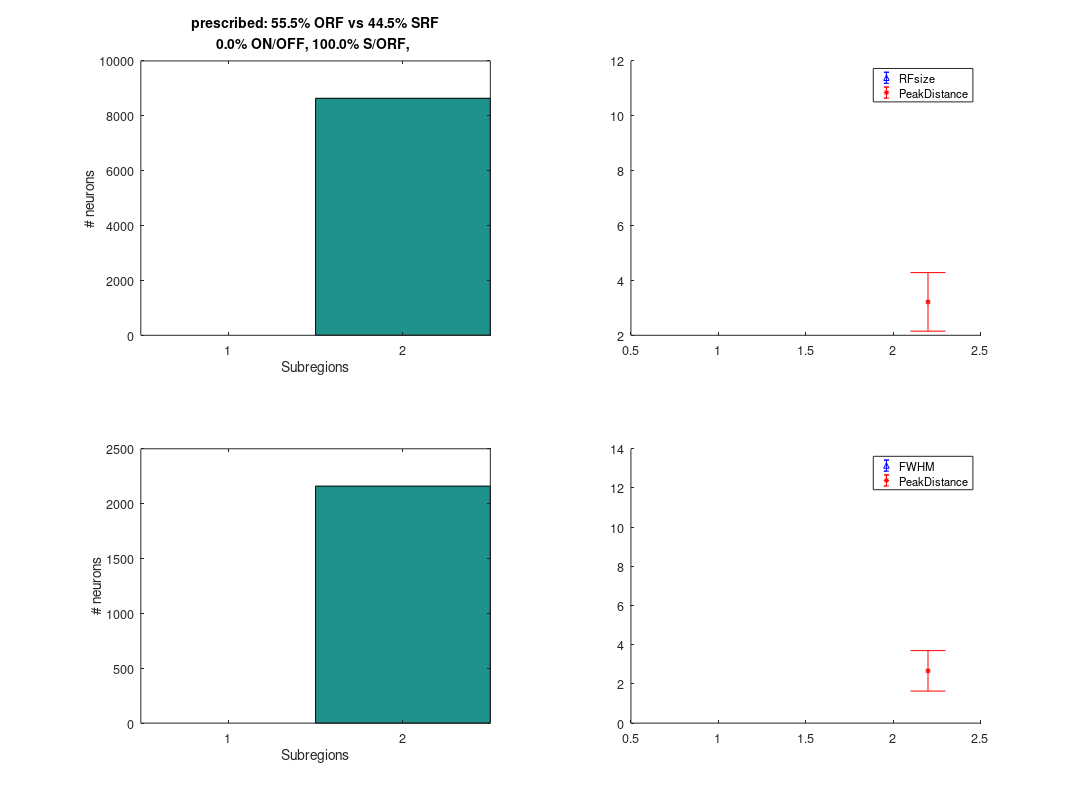

MATLAB code to generate this figure: (Note: this script raises an error after producing the figure.)
%% setup
drawSpecific = false;
p = struct;
p.YoudensIndex = 0.32;
p.profile = 'u'         % 'u' for uniform(single-value) profile for LGN connection strength, 'g' for gaussian
p.name = 'nd305-25s1-2';
enorm = 0.305; 
inorm = 0.25; 
enormStd = 0.1016;
inormStd = 0.1016;
p.h = 'png';
p.esigma0 = [10.5,0.1];
p.isigma0 = [10.5,0.1];
%p.isigma0 = p.esigma0 * 1.1;
p.eAspectR0 = [1.2;0.012];
p.iAspectR0 = [1.4;0.014];
%p.iAspectR0 = p.eAspectR0*1.19;
p.se = 1;  % connection strength
%p.si = 2;
p.si = 4/3.2875;
%p.si = 1;    %l
%p.si = 1;       %b
p.pCRF = 0.0;
pMono = 0;
ep = [0, pMono,	1-p.pCRF]; % 27% 3-Stripes Niell & Stryker 2008
FontSize = 14;
set(0,'DefaultAxesFontSize',FontSize);
pPosition = [18, 180, 1200, 900];
if ~isempty(p.h)
    if strcmp(p.h,'psc2')
        printDriver = ['-de',p.h];
        p.h = 'eps';
    else
        printDriver = ['-d',p.h];
    end
    dpi = '-r150';
end
multi = 1.2;
p.lgnx = 16;%*multi;
p.lgny = 16;%*multi;
% p.lgnx = 6;
% p.lgny = 6;
% p.uniformStrength = false;
p.uniformStrength = true;
p.ev1x = 60*multi; % column 60
p.ev1y = 100*multi;	% row 100
p.iv1x = 30*multi;    % 30
p.iv1y = 50*multi;    % 50

p.dE = 6.515;
p.dI = 13.03;
% p.lgnmax = 30;  % per square degree % 0.037 per squared lgn RF, 0.029 per circled LGN RF
p.lgn_offset = 0.02; % lgn position offset
p.v1_offset = 0.02;	% v1 position offset relative to distance to nearest neuron % not implemented
p.example = 32; % examples bigger than 16 will not be displayed.
p.sigmaTheta = 0/180*pi; % orientation fluctuation of subregion
% guassian parameters, to use cutoff uniform, put seed to -1;
p.dlgn = 5/(5/180*pi)^2; % corresponding to lgns per 25 square degree
p.seed = 911; % keep it fix, data file naming system doesn't have it.
rng(p.seed);
p.average = 3;
% guassian end
p.cbounde = sqrt(2);
p.cboundi = p.cbounde*1.1;
% p.cboundi = p.cbounde*1.0;
p.sbounde = 1;
p.sboundi = 1;
%p.si = 1;
% p.boundi = sqrt(2)+0.5;
% p.bound = 2*sqrt(2*log(2));

% p.pick = true; % only use picked lgn, change jlgn in adg_INPUT for FASTER lgn input rendering.
p.pick = false;
% p.drawOrientation = true;
p.drawOrientation = false;
% mouse visual space 
%	altitude:	-50,25
%	azimuth:	-25,150
%	biggest RF:	35 degrees in diameter
%	smallest RF: 10 degrees in diameter
%	percentage of ON/OFF dominating, 0.27 for layer2/3, 0.73 for layer4
% pMono = 0.4167; % combined Layer 2 and 3
% pMono = 0.27; % Layer 2 and 3 only
%ep = [0,	pMono*1,	0.73]; % 27% 3-Stripes Niell & Stryker 2008
% p.YoudensIndex = 0.5; % 0.32 for Liu et al 2010 online method
ip = [0,    0,  1];
% p.nSubTypeE = [1,2,2,3];
% p.nSubTypeE = [1,2,2];
% p.Etypes = {' ON-OFF',' ORF',' SRF',' 3-Stripes'};
% p.Etypes = {' ON-OFF',' ORF',' SRF'};
if p.pCRF==0
    p.Etypes = {' ORF',' SRF'};
    p.nSubTypeE = [2,2];
else
    p.Etypes = {' ORF',' SRF',' CRF'};
    p.nSubTypeE = [2,2,2];
end
p.Etypes = strcat('Exc',p.Etypes);
p.ntypeE = length(p.Etypes);
p.Itypes = {' ORF'};
p.nSubTypeI = [2];
p.Itypes = strcat('Inh',p.Itypes);
p.ntypeI = length(p.Itypes);
p.pOn = 0.85;
core = 26.06*multi;
% core = 5;
extend = 20;
p.multi = 1;

azimuth = [-25,150]./180.*pi;
altitude = [-50,25]./180.*pi;
p.fdr = ['lgn2v1map'];
if ~exist(p.fdr,'dir')
    mkdir(p.fdr);
end

p.pinwheel = [];
p.rlgn = 0.1555;
% p.pinwheel = [2,2];
% auto data
range = (p.multi*core+2*extend)./180.*pi;
brim = (diff(altitude)-range)/2;
p.lgn_altitude = [altitude(1)+brim,altitude(2)-brim];
brim = (diff(azimuth)-range)/2;
p.lgn_azimuth = [azimuth(1)+brim,azimuth(2)-brim];

range = (p.multi*core)./180.*pi;
brim = (diff(altitude)-range)/2;
p.v1_altitude = [altitude(1)+brim,altitude(2)-brim];
brim = (diff(azimuth)-range)/2;
p.v1_azimuth = [azimuth(1)+brim,azimuth(2)-brim];

p.nlgn = p.lgnx*p.lgny;

p.nv1i = p.iv1x*p.iv1y;
p.nv1e = p.ev1x*p.ev1y;
p.nv1 = p.nv1e + p.nv1i;

%% distribute RF in exc neuron
p_subregion = rand([p.nv1e,1]);
p.eSubregion = zeros(p.nv1e,1);
p.typeE = zeros(p.nv1e,1);
mostSubregion = length(ep)-1;
 % here sigma is only FWHM, later transformed to sigma
p.esigma = zeros(p.nv1e,mostSubregion);
if mostSubregion>1
	p.ePeakDistance = zeros(p.nv1e,mostSubregion-1);
end
p.eAspectRatio = zeros(p.nv1e,mostSubregion);
p.enormDistance = zeros(p.nv1e,1);
if pMono > 0
%%%%%%%%%%%%% ON-OFF dominating
ir = (p_subregion > ep(1) & p_subregion <= ep(2));
nir = sum(ir);
p.eSubregion(ir) = 1;

% on-off axis
p.esigma(ir,1) = (10.5 + randn([nir,1])*0.1)./180.*pi;
% orth
% p.eAspectRatio(ir,1) = (1.5 + randn([nir,1])*0.1);
temp = (p.eAspectR0(1) + randn([nir,1])*p.eAspectR0(2));
temp(temp<1) = 1;
p.eAspectRatio(ir,1) = temp;
p.typeE(ir) = 1;
end
%%%%%%%%%%%%%% SRF/ORF
    ir = (p_subregion > ep(2) & p_subregion <= ep(3));
    nir = sum(ir);
    p.eSubregion(ir) = 2;
    
    % on-off axis
    p.esigma(ir,1) = (p.esigma0(1) + randn([nir,1])*p.esigma0(2))./180.*pi;
    p.esigma(ir,2) = p.esigma(ir,1);
    % peak distance
    % normDistance(ir) = 0.1 + rand(nir,1)*0.75;
    temp = zeros(nir,1)-1;
    % figure(100);
    nnn = 0;
    % nn0 = 0;
    % binranges = -0.2:0.05:1;
    % nbins = length(binranges);
    % binranges(nbins) = 1.1;
    while nnn < nir
        unpicked = temp<0;
        temp(unpicked) = enorm + randn(nir-nnn,1)*enormStd;
    %     nn0 = nn0 + nir - nnn;
        temp(temp<0.0) = -1;
        nnn = nnn + sum(temp>0);
    end
    % b = histc(temp,binranges);
    % b = b(1:nbins-1);
    % 
    % b0 = histc(0.3+randn(nn0,1)*0.15,binranges);
    % b0 = b0(1:nbins-1);
    % plot(binranges(1:nbins-1),[b,b0],'*');
    
    % temp(temp<0) = 0;
    
    p.enormDistance(ir) = temp; 
    % normDistance(ir) = 0.0 + rand(nir,1)*(YoudensIndex/perORF);
    p.ePeakDistance(ir,1) = 0.5*p.enormDistance(ir) .* (p.esigma(ir,1)+p.esigma(ir,2));
    
    % orth
    % p.eAspectRatio(ir,1) = (1.2 + randn([nir,1])*0.07);
    % p.eAspectRatio(ir,2) = p.eAspectRatio(ir,1);
    temp = (p.eAspectR0(1) + randn([nir,1])*p.eAspectR0(2));
    temp(temp<1) = 1.0;
    p.eAspectRatio(ir,1) = temp;
    p.eAspectRatio(ir,2) = temp;

    if pMono>0
        p.typeE(ir & p.enormDistance > p.YoudensIndex) = 3;
        p.typeE(ir & p.enormDistance <= p.YoudensIndex) = 2;
    else
        p.typeE(ir & p.enormDistance > p.YoudensIndex) = 2;
        p.typeE(ir & p.enormDistance <= p.YoudensIndex) = 1;
    end

%%%%%%%%%%%%%% CRF
if p.pCRF>0
    ir = (p_subregion > ep(3) & p_subregion <= 1);
    nir = sum(ir);
    p.eSubregion(ir) = 2;
    
    % on-off axis
    p.esigma(ir,1) = (p.esigma0(1) + randn([nir,1])*p.esigma0(2))./180.*pi;
    p.esigma(ir,2) = p.esigma(ir,1);
    % peak distance
    p.enormDistance(ir) = 0.0;
    p.ePeakDistance(ir,1) = 0.5*p.enormDistance(ir) .* (p.esigma(ir,1)+p.esigma(ir,2));
    
    % orth
    temp = (p.eAspectR0(1) + randn([nir,1])*p.eAspectR0(2));
    temp(temp<1) = 1.0;
    p.eAspectRatio(ir,1) = temp;
    p.eAspectRatio(ir,2) = temp;
    p.typeE(ir) = 3;
end

%% distribute RF in inh neuron
p_subregion = rand([p.nv1i,1]);
p.iSubregion = zeros(p.nv1i,1);
p.typeI = zeros(p.nv1i,1);
mostSubregion = length(ip)-1;
p.isigma = zeros(p.nv1i,mostSubregion);
if mostSubregion>1
	p.iPeakDistance = zeros(p.nv1i,mostSubregion-1);
end
p.iAspectRatio = zeros(p.nv1i,mostSubregion);
p.inormDistance = zeros(p.nv1i,1);

ir = (p_subregion > ip(2) & p_subregion <= ip(3));
nir = sum(ir);
p.iSubregion(ir) = 2;

% on-off axis
% p.isigma(ir,:) = (10.5 + randn([nir,2])*1)./180.*pi;
p.isigma(ir,1) = (p.isigma0(1) + randn([nir,1])*p.isigma0(2))./180.*pi;
% p.isigma(ir,1) = (12.0 + randn([nir,1])*0.1)./180.*pi;
p.isigma(ir,2) = p.isigma(ir,1);
% p.isigma(ir,2) = p.isigma(ir,1).*(1.0 + randn([nir,1])*0.07);

% orth
% p.iAspectRatio(ir,1) = (1.2 + randn([nir,1])*0.1);
% p.iAspectRatio(ir,2) = p.iAspectRatio(ir,1);
temp = (p.iAspectR0(1) + randn([nir,1])*p.iAspectR0(2));
% temp = (1.5 + randn([nir,1])*0.012);
temp(temp<1) = 1.0;
p.iAspectRatio(ir,1) = temp;
p.iAspectRatio(ir,2) = p.iAspectRatio(ir,1);

% peak distance
% temp = 0.50 + randn(nir,1)*0.1;
% temp(temp<0) = 0;
temp = zeros(nir,1)-1;
nnn = 0;
while nnn < nir
    unpicked = temp<0;
    temp(unpicked) = inorm + randn(nir-nnn,1)*inormStd;
    temp(temp<0.0) = -1;
    nnn = nnn + sum(temp>0);
end
p.inormDistance(ir) = temp;
p.iPeakDistance(ir,1) = 0.5*p.inormDistance(ir) .* (p.isigma(ir,1)+p.isigma(ir,2));

p.typeI(ir) = 1;
%%
h = figure;
subplot(2,2,1);
hist(p.eSubregion,1:length(ep)-1);
xlabel('Subregions');
ylabel('# neurons');

ORF_SRF = p.eSubregion==2;
% p.normDistance = p.ePeakDistance(ORF_SRF,1)*2 ./(p.esigma(ORF_SRF,1)+p.esigma(ORF_SRF,2));

n2sub = sum(p.eSubregion == 2);
pORF = sum(p.typeE == 1)/n2sub;
pSRF = sum(p.typeE == 2)/n2sub;
pMono = sum(p.eSubregion == 1)/p.nv1e;
pS_ORF = sum(p.eSubregion == 2)/p.nv1e;
% p3Stripes = sum(p.eSubregion == 3)/p.nv1e;
disp(['prescribed: ',num2str(pORF*100,'%3.1f'),'% ORF vs ',num2str(pSRF*100,'%3.1f'),'% SRF']);
title({['prescribed: ',num2str(pORF*100,'%3.1f'),'% ORF vs ',num2str(pSRF*100,'%3.1f'),'% SRF'], ...
        [num2str(pMono*100,'%3.1f'),'% ON/OFF, ',num2str(pS_ORF*100,'%3.1f'),'% S/ORF, ']});%,num2str(p3Stripes*100,'%3.1f'),'% 3-Stripes']});
subplot(2,2,2);
hold on
m = zeros(length(ep)-1,1);
s = zeros(length(ep)-1,1);
mp = zeros(length(ep)-2,1);
sp = zeros(length(ep)-2,1);
for k=1:(length(ep)-1)
    pick = p.eSubregion == k;
    if k > 0
        m(k) = mean(mean(p.esigma(pick,1:k).*(1+p.eAspectRatio(pick,1:k))./2,2)*180/pi);
        s(k) = std(mean(p.esigma(pick,1:k).*(1+p.eAspectRatio(pick,1:k))./2,2)*180/pi);
        if k > 1
            mp(k-1) = mean(mean(p.ePeakDistance(pick,1:k-1),2))*180/pi;
            sp(k-1) = std(mean(p.ePeakDistance(pick,1:k-1),2))*180/pi;
        end
    end
end
errorbar(1:(length(ep)-1),m,s,'^b');
errorbar((2:(length(ep)-1))+0.2,mp,sp,'*r');
legend({'RFsize','PeakDistance'},'Location','best');

subplot(2,2,3);
hist(p.iSubregion,1:length(ip)-1);
xlabel('Subregions');
ylabel('# neurons');
subplot(2,2,4);
hold on
m = zeros(length(ip)-1,1);
s = zeros(length(ip)-1,1);
mp = zeros(length(ip)-2,1);
sp = zeros(length(ip)-2,1);
for k=1:(length(ip)-1)
    pick = p.iSubregion == k;
    if k > 0
        m(k) = mean(mean(p.isigma(pick,1:k).*(1+p.iAspectRatio(pick,1:k))./2,2)*180/pi);
        s(k) = std(mean(p.isigma(pick,1:k).*(1+p.iAspectRatio(pick,1:k))./2,2)*180/pi);
        if k > 1
            mp(k-1) = mean(mean(p.iPeakDistance(pick,1:k-1),2)*180/pi);
            sp(k-1) = std(mean(p.iPeakDistance(pick,1:k-1),2)*180/pi);
        end
    end
end
errorbar(1:(length(ip)-1),m,s,'^b');
errorbar((2:(length(ip)-1))+0.2,mp,sp,'*r');
legend({'FWHM','PeakDistance'},'Location','best');
axis auto
if ~isempty(p.h)
    set(gcf, 'PaperUnits', 'points','PaperPosition', pPosition);
    if strcmp(p.h,'fig')
        saveas(h,['lgn2v1map/',p.name,'-presets.',p.h]);
    else
        print(h,['lgn2v1map/',p.name,'-presets.',p.h],printDriver,dpi);
    end
end
%% from FWHM to sigma
p.esigma = p.esigma./(2*sqrt(2*log(2)));
p.isigma = p.isigma./(2*sqrt(2*log(2)));

[p,etheta, itheta, sp, nLGN, nSubLGN, v1Map, LGNpos, lgnStrength] = lgn2v1Map_beta(p);
save([p.name,'.mat'],'p','etheta','itheta','sp','nLGN','nSubLGN','v1Map','LGNpos', 'lgnStrength');
meanLGNe = mean(nLGN(1:p.nv1e,1));
meanLGNi = mean(nLGN(p.nv1e+(1:p.nv1i),1));
disp(['nLGN i over e = ', num2str(meanLGNi*p.si/(meanLGNe*p.se))]);
disp(p.name);
